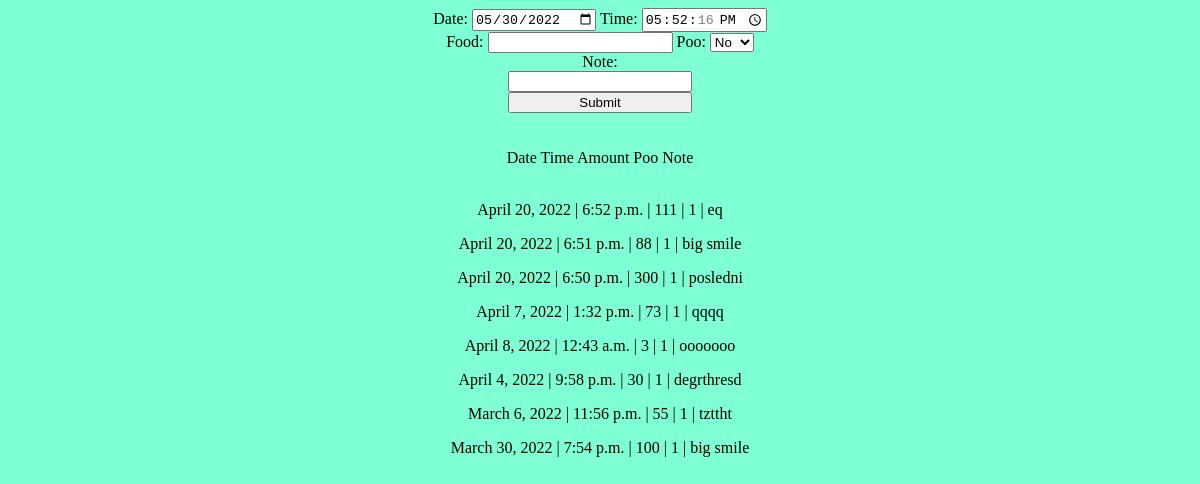
The app's page /, older data.
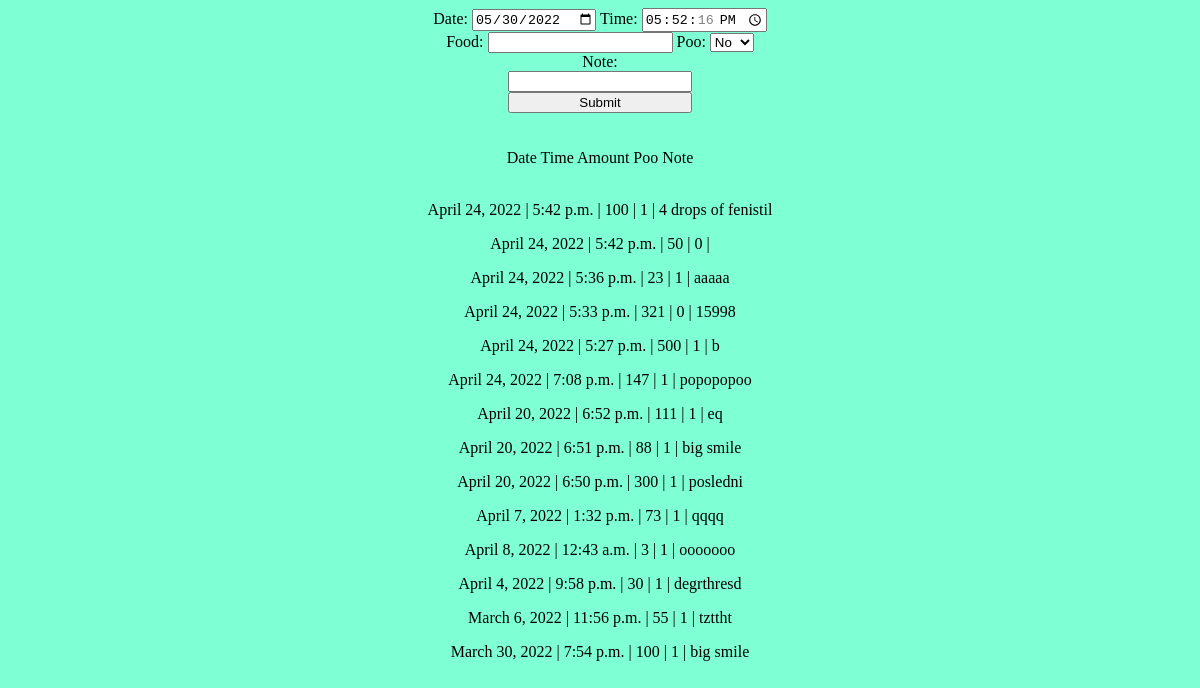
The same page, newer data.
### events/models.py (models this page shows, shortened)
class Event(models.Model):
    POO_YES = "Yes"
    POO_NO = "No"
    POO_CHOICES = (
        (POO_YES, "Yes"),
        (POO_NO, "No"),
    )
    date = models.DateField()
    time = models.TimeField()
    eated = models.IntegerField()
    poo = models.CharField(choices=POO_CHOICES, default="No", max_length=5)
    note = models.TextField(null=True, blank=True, max_length=1000)

### events/views.py (the view)
# urls.py: path("", CreateEventView.as_view(), name="create_event"),
class CreateEventView(CreateView):
    template_name = "events.html"
    form_class = EventForm
    model = Event
    def get_context_data(self, *args, **kwargs):
        context = super(CreateEventView, self).get_context_data(**kwargs)
        context.update({
            'all_events': Event.objects.all().order_by("-id"),
        })
        return context

### events/forms.py
class EventForm(forms.ModelForm):
    date = forms.DateField(widget=DatePickerDateInput, initial=datetime.date.today)
    time = forms.TimeField(widget=TimePickerTimeInput, initial=datetime.datetime.now)
    note = forms.CharField(required=False)
    class Meta:
        model = Event
        fields = "__all__"

### events/templates/events.html (shortened to what this page needs)
{% extends "base.html" %}
{% load static %}
{% block form %}
    <div class="container">
    <form action="{% url "create_event" %}" method="post">
        <span>Date: {{ form.date }} Time: {{ form.time }}</span><br>
        <span>Food: {{ form.eated }} Poo: {{ form.poo }}</span>
        <div class="item">Note: {{ form.note }}</div>
        <div class="item"><input type="submit" value="Submit"></div>
    </form>
    </div>
        <br><br>
    <div>
        <span>Date</span>
        <span>Time</span>
        <span>Amount</span>
        <span>Poo</span>
        <span>Note</span>
    </div><br>
    {% for event in all_events %}
    <p>{{ event.date }} | {{ event.time }} | {{ event.eated }} | {{ event.poo }} | {{ event.note }}</p>
    {% endfor %}
{% endblock form %}

### events/templates/base.html (shortened to what this page needs)
{% load static %}
<!DOCTYPE html>
<html lang="en">
<head>
    <link rel="stylesheet" href="{% static "css/base.css" %}">
</head>
{% block form %}
{% endblock form %}
</html>

### static/css/base.css (style rules this page uses)
.container { display: block; padding-right: 200px; padding-left: 200px; }
.item { display: flex; flex-direction: column; margin-left: 300px; margin-right: 300px; }

Row changes from the older to the newer data that the page shows:
added Event: date "April 24, 2022", time "5:42 p.m.", eated "100", poo "1", note "4 drops of fenistil"
added Event: date "April 24, 2022", time "5:42 p.m.", eated "50", poo "0"
added Event: date "April 24, 2022", time "5:36 p.m.", eated "23", poo "1", note "aaaaa"
added Event: date "April 24, 2022", time "5:33 p.m.", eated "321", poo "0", note "15998"
added Event: date "April 24, 2022", time "5:27 p.m.", eated "500", poo "1", note "b"
added Event: date "April 24, 2022", time "7:08 p.m.", eated "147", poo "1", note "popopopoo"
